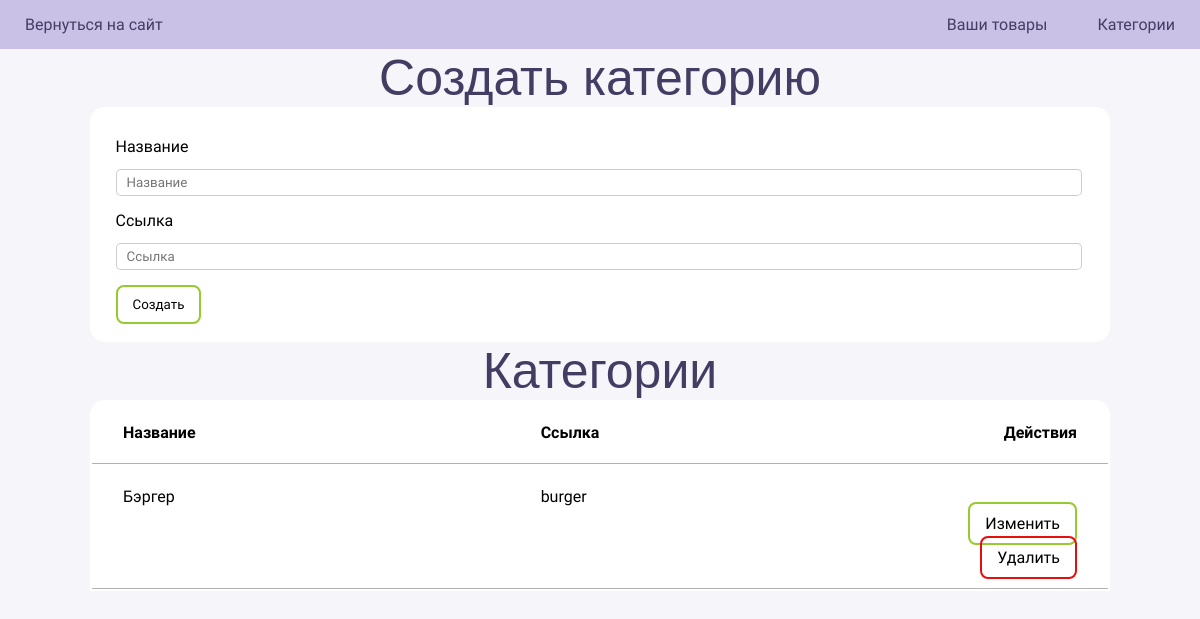
Before: /your-company/categories with the older database file.
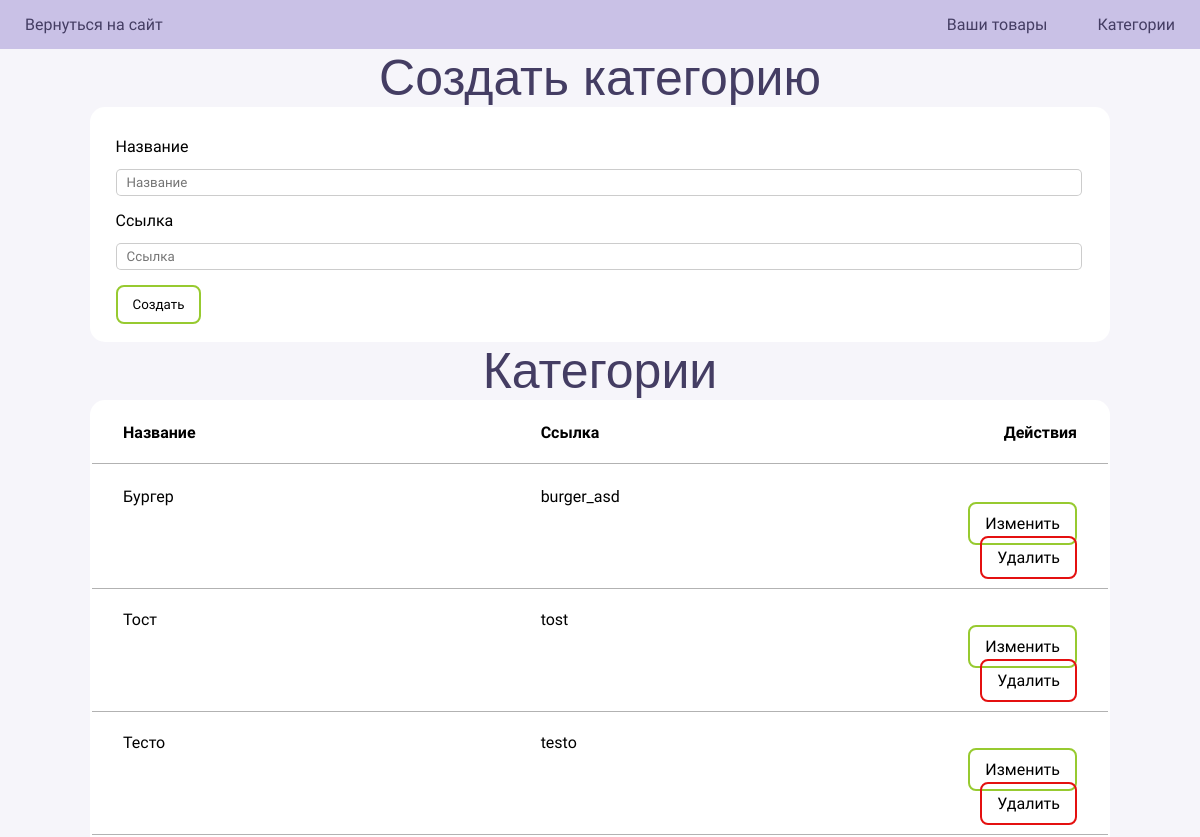
After: the same page with the newer database file.
### companies/models.py (models this page shows, shortened)
class Category(models.Model):
    id = models.UUIDField(default=uuid.uuid4, unique=True, primary_key=True, editable=False)
    name = models.CharField(max_length=255)
    created_at = models.DateTimeField(auto_now_add=True)
    slug = models.CharField(max_length=255, unique=True)

### companies/views.py (the view)
# urls.py: path('your-company/categories', views.companyCategories, name='companyCategories'),
def companyCategories(request):
    categories = Category.objects.all()
    return render(request, 'your-company/categories.html', {'categories':categories})

### companies/templates/your-company/categories.html (shortened to what this page needs)
{% extends 'admin/main.html' %}
{% block content %}
{% load static %}
<link rel="stylesheet" href="{% static 'styles/product-add.css' %}">
    <p class="title fancy-font center">Создать категорию</p>
    <form class="container product-add" method="post" action="{% url 'categoryCreate' %}">
        <div class="form-container">
            <p>Название</p>
            <input type="text" name="name" placeholder="Название">
            <p>Ссылка</p>
            <input type="text" name="slug" placeholder="Ссылка">
            <button type="submit" class="edit">Создать</button>
        </div>
    </form>
    <div class="container">
        <p class="title fancy-font center">Категории</p>
        <table class="products">
            <thead>
                <tr class="product">
                    <th class="tb-name">Название</th>
                    <th class="tb-name">Ссылка</th>
                    <th class="tb-action">Действия</th>
          </tr>
        </thead>
        <tbody>
            {% for category in categories %}
                <tr class="product">
                    <td class="tb-name">{{ category.name }}</td>
                    <td class="tb-name">{{ category.slug }}</td>
                    <td class="tb-action">
                        <div>
                            <a class="edit" href="{% url 'categoryUpdate' category.id %}">Изменить</a>
                            <a class="delete" href="{% url 'categoryDelete' category.id %}">Удалить</a>
                        </div>
                    </td>
                </tr>
            {% endfor %}
        </tbody>
    </table>
</div>
{% endblock content %}

### templates/admin/main.html (shortened to what this page needs)
<!DOCTYPE html>
<html lang="en">
<head>
    {% load static %}
    <link rel="stylesheet" href="{% static 'styles/admin.css' %}">
</head>
<body>
    {% include 'admin/navbar.html' %}
    {% block content %}
    {% endblock content %}
</body>
</html>

### templates/admin/navbar.html
<nav>
    <div>
        <a href="{% url 'index' %}" class="nav_content">Вернуться на сайт</a>
    </div>
    <div>
        <a href="{% url 'companyIndex' %}"><p class="nav_content">Ваши товары</p></a>
        <a href="{% url 'companyCategories' %}"><p class="nav_content">Категории</p></a>
    </div>
</nav>

### static/styles/admin.css (style rules this page uses)
* { margin: 0; font-family: 'Ubuntu', sans-serif; }
body { background-color: #f6f5fa; }
nav { background-color: #c9c1e6; display: flex; justify-content: space-between; }
nav div { display: flex; justify-content: space-between; }
a { text-decoration: none; }
.fancy-font { font-family: 'Russo One', sans-serif; }
.nav_content { color: #443d63; padding: 15px 25px; }
.container { width: 85%; max-width: 96em; margin: 0 auto; }
.title { color: #443d63; font-size: 50px; }
.center { text-align: center; }
.products { border-radius: 15px 15px 0 0; background-color: white; width: 100%; }
.product { display: flex; padding: 20px 30px; border-bottom: 1px solid rgba(0,0,0,0.3); }
.tb-name { text-align: left; width: 70%; }
.tb-action { text-align: right; width: 20%; }
.edit { display: inline-block; color: black; padding: 10px 15px; border-radius: 8px; border: 2px solid #97ca30; background-color: white; }
.delete { color: black; padding: 10px 15px; border-radius: 8px; border: 2px solid #e41010; }

### static/styles/product-add.css (style rules this page uses)
form { padding: 15px 0; }
.product-add { border-radius: 15px; background-color: white; }
input { width: 95%; padding: 5px 10px; border-radius: 5px; border: 1px solid rgba(0,0,0,0.2); }
.form-container { margin-left: 2.5%; }
.form-container input { margin-top: 10px; }
form p, .edit { margin-top: 15px; margin-bottom: 3px; }

Changed rows visible on the page:
changed Category: name "Бэргер" → "Бургер"; slug "burger" → "burger_asd"
added Category: name "Тост", slug "tost"
added Category: name "Тесто", slug "testo"
